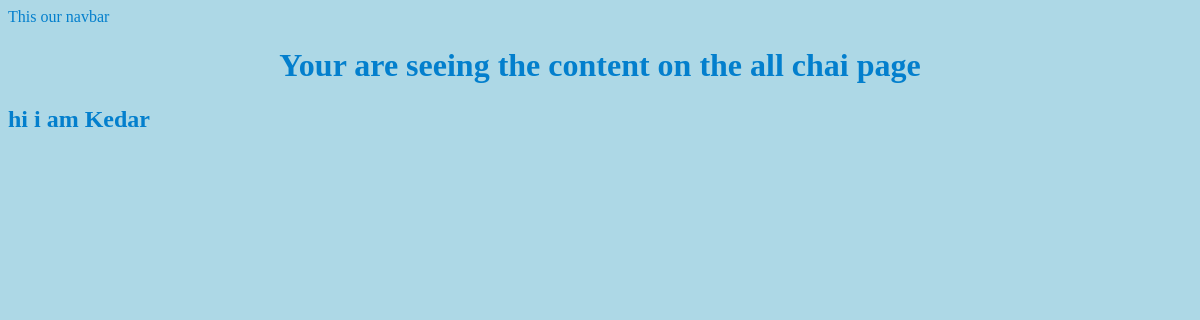
The page /user/ on the database as committed earlier.
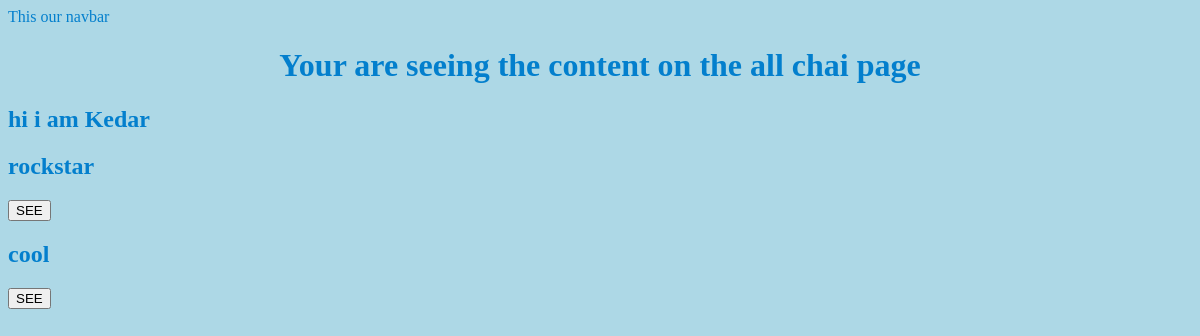
The same page on the database as committed later.
### chai/models.py (models this page shows, shortened)
class ChaiVariety(models.Model):
    Chai_Type_Choice =[('ML','Masala'),('GR','Ginger'),('PL','Plain')]
    name = models.CharField(max_length= 100)
    date_added = models.DateTimeField(default=timezone.now)
    type = models.CharField(max_length=2, choices = Chai_Type_Choice)

### chai/views.py (the view)
# urls.py: path('',views.all_chai, name= 'all_chai'),
def all_chai(request):
    chais = ChaiVariety.objects.all()
    return render(request, 'chai/all_chai.html', {'chais':chais})

### chai/templates/chai/all_chai.html (shortened to what this page needs)
 {% extends "layout.html" %}
{% block content %}
     <h1>Your are seeing the content on the all chai page</h1>
     <h2>hi i am Kedar </h2>
    {% for chai in chais %}
        <div class="chai-item">
            <h2>{{chai.name}}</h2>
            <a href="{% url 'chai_detail' chai.id %}">
            <button type="button">SEE</button>
            </a>
        </div>
    {% endfor %}
{% endblock %}

### templates/layout.html (shortened to what this page needs)
{% load static %}
<!DOCTYPE html>
<html lang="en">
<head>
    <link rel="stylesheet" href="{% static 'style.css' %}">
</head>
<body>
    <nav>This our navbar</nav>
    {% block content %}{% endblock %}
</body>
</html>

### static/style.css (style rules this page uses)
body { background-color: lightblue; color:rgb(3, 127, 205); }
h1 { text-align: center; font-size: 2em; }

Rows that differ between the two databases and show on the page:
added ChaiVariety: name "rockstar"
added ChaiVariety: name "cool"
